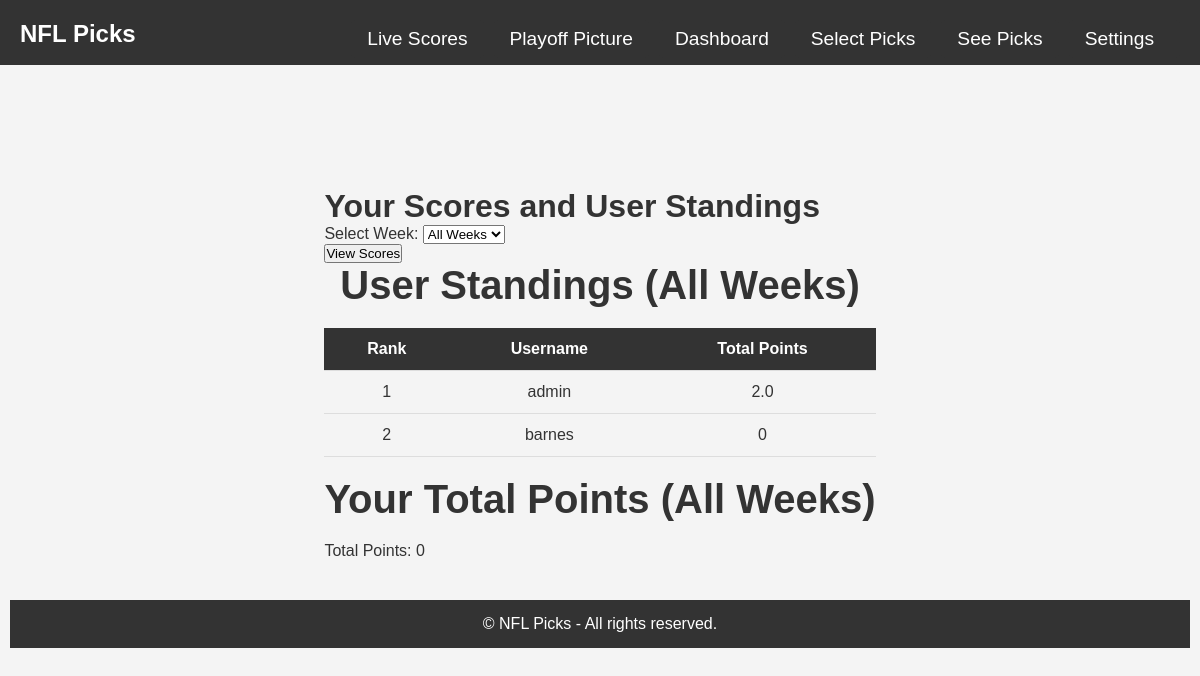
The page /user_score_summary (signed in) on the database its author committed.
### Football_Project/models.py (models this page shows)
class User(db.Model, UserMixin):
    id = db.Column(db.Integer, primary_key=True)
    username = db.Column(db.String(150), nullable=False, unique=True)
    full_name = db.Column(db.String(150))
    email = db.Column(db.String(150), unique=True)
    phone = db.Column(db.String(20))
    favorite_team = db.Column(db.String(50))
    password = db.Column(db.String(200), nullable=False)
    is_admin = db.Column(db.Boolean, default=False)
    scores = db.relationship(
        'UserScore',
        backref='user',
        lazy=True,
        cascade='all, delete-orphan'
    )
    picks = db.relationship('Pick', backref='user', lazy=True, cascade='all, delete-orphan')
    scores = db.relationship('UserScore', backref='user', lazy=True, cascade='all, delete-orphan')

### Football_Project/routes.py (the view, shortened to what this page needs)
@main_bp.route('/user_score_summary', methods=['GET'])
@login_required
def user_score_summary():
    selected_week = request.args.get('week', 'all')  # Initialize here to ensure it always has a value
    if selected_week == 'current':
        selected_week = get_current_week() - 1
        print(f"nfl start date = {datetime(2024, 9,5).date()}")
        print(f"current date = {datetime.now().date()}")
    try:
        if selected_week != 'all':
            selected_week = int(selected_week)
    except ValueError:
        flash("Invalid week selected.", "danger")
        return redirect(url_for('main.user_dashboard'))
    current_user_id = current_user.id
    if selected_week == 'all':
        user_scores = db.session.query(
            User.id,
            User.username,
            func.coalesce(func.sum(UserScore.score), 0).label('total_score')
        ).outerjoin(UserScore, User.id == UserScore.user_id).group_by(User.id) \
         .order_by(func.coalesce(func.sum(UserScore.score), 0).desc()).all()
        user_total_score = db.session.query(
            func.coalesce(func.sum(UserScore.score), 0)
        ).filter_by(user_id=current_user_id).scalar() or 0
    games = Game.query.filter_by(week=selected_week).all()
    user_picks = Pick.query.filter_by(user_id=current_user_id, week=selected_week).all()
    game_picks = []
    import json
    import logging
    logging.debug(f"user_total_score: {user_total_score}")
    logging.debug(f"game_picks: {json.dumps(game_picks, indent=2)}")
    weeks = db.session.query(Game.week).distinct().order_by(Game.week).all()
    weeks = [week[0] for week in weeks]
    if request.headers.get('Accept') == 'application/json' or request.args.get('format') == 'json':
        response_data = {
            'user_scores': [
                {
                    'id': user.id,
                    'username': user.username,
                    'total_score': user.total_score
                }
                for user in user_scores
            ],
            'game_picks': game_picks,
            'user_total_score': user_total_score,
            'selected_week': selected_week,
            'weeks': weeks
        }
        return jsonify(response_data)
    else:
        return render_template(
            'user_score_summary.html',
            user_scores=user_scores,
            game_picks=game_picks,
            user_total_score=user_total_score,
            selected_week=selected_week,
            weeks=weeks
        )

### Football_Project/templates/user_score_summary.html (shortened to what this page needs)
{% extends "base.html" %}
{% block content %}
<div class="main-content">
    <h1>Your Scores and User Standings</h1>
    <form action="{{ url_for('main.user_score_summary') }}" method="get">
        <div>
            <label for="week">Select Week:</label>
            <select name="week" id="week">
                <option value="all" {% if selected_week == 'all' %}selected{% endif %}>All Weeks</option>
            </select>
        </div>
        <div class="mt-4">
            <button type="submit" class="bg-blue-500 hover:bg-blue-600 text-white font-bold py-2 px-4 rounded">
                View Scores
            </button>
        </div>
    </form>
    <h2 class="mt-6">User Standings {% if selected_week != 'all' %} for Week {{ selected_week }}{% else %} (All Weeks){% endif %}</h2>
    <table class="min-w-full bg-white">
        <thead>
            <tr>
                <th>Rank</th>
                <th>Username</th>
                <th>Total Points</th>
            </tr>
        </thead>
        <tbody>
            {% for user in user_scores %}
            <tr class="{% if user.id == current_user.id %}highlight{% endif %}">
                <td>{{ loop.index }}</td>
                <td>{{ user.username }}</td>
                <td>{{ user.total_score }}</td>
            </tr>
            {% endfor %}
        </tbody>
    </table>
    <h2 class="mt-6">Your Total Points {% if selected_week != 'all' %} for Week {{ selected_week }}{% else %} (All Weeks){% endif %}</h2>
    <p>Total Points: {{ user_total_score }}</p>
</div>
{% endblock %}

### Football_Project/static/css/styles.css (style rules this page uses)
* { margin: 0; padding: 0; box-sizing: border-box; }
.main-content { margin-top: 60px; padding: 20px; }
body { font-family: 'Arial', sans-serif; background-color: #f4f4f4; color: #333; padding: 10px; padding-top: 88px; display: flex; justify-content: center; align-items: center; flex-direction: column; margin: 0; }
h2 { font-size: 2.5rem; font-weight: bold; text-align: center; color: #333; margin-bottom: 20px; }
table { width: 100%; border-collapse: collapse; table-layout: auto; margin-bottom: 20px; overflow-x: auto; }
th, td { padding: 12px; text-align: center; border-bottom: 1px solid #ddd; word-wrap: break-word; }
th { background-color: #333; color: white; font-weight: bold; }

### rows shown on the page
User: username "admin", total_score "2.0"
User: username "barnes", total_score "0"

### other values the page prints
{{ user_total_score }} "0"
